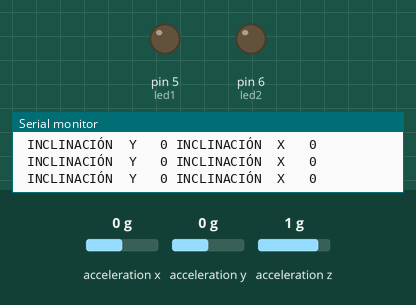
Recording of a sketch running on a simulated Arduino Uno, built with avr-gcc and run on an emulated ATmega328P. Parts: output pins drawn as LEDs (lit = HIGH), the last lines printed to the serial monitor. The inputs (shaded band) are chosen by the test bench; at power-on: acceleration x 0 g, acceleration y 0 g, acceleration z 1 g.

Above: at 1.2 s.
1.3 s: acceleration x set to 0.8 g
At 2.1 s:
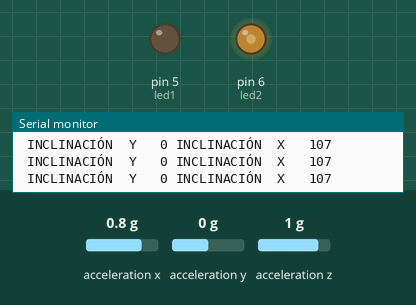
2.8 s: acceleration y set to 0.8 g
At 3.4 s:
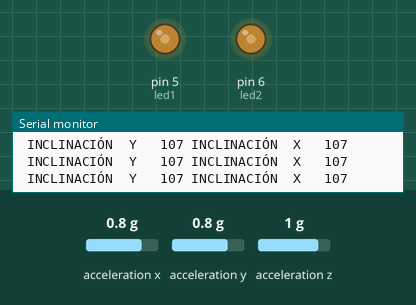
4.3 s: acceleration z set to -1.4 g
At 4.7 s:
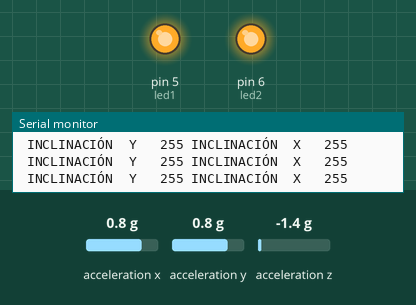
5.8 s: acceleration x set to 0.1 g
8.8 s: acceleration x set to -0.2 g
At 9.3 s:
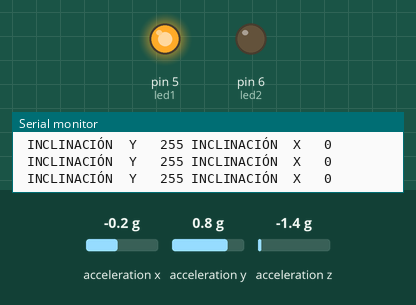
10.3 s: acceleration z set to 0.8 g
At 11.4 s:
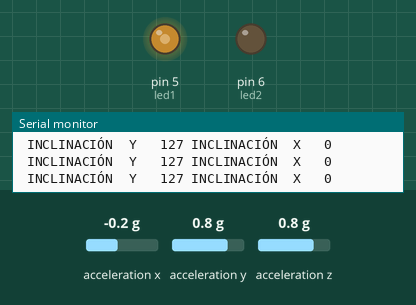
Timing chart, 0 to 12.8 s (numbered marks = the images above; inputs shaded):
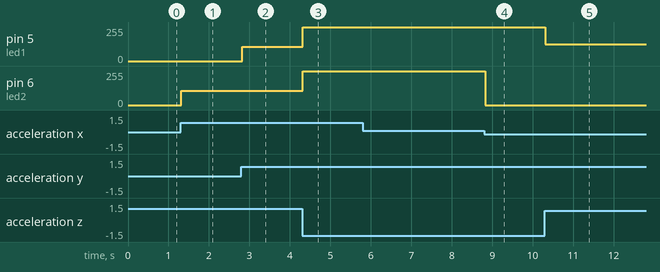

Measured:
- the behaviour switches between 0 and -0.1 g on acceleration x (found by bisection; images 3 and 4)
- after the input at 1.3 s, pin 6 (led2): 0/255 → 107/255 at once
- after the input at 2.8 s, pin 5 (led1): 0/255 → 107/255 at once
- after the input at 4.3 s, pin 5 (led1), pin 6 (led2): 107/255 → 255/255 at once
- after the input at 8.8 s, pin 6 (led2): 255/255 → 0/255 at once
- after the input at 10.3 s, pin 5 (led1): 255/255 → 127/255 at once

The sketch:

Sesion5_LEDS.ino
```cpp
// Librerias I2C para controlar el mpu6050
// la libreria MPU6050.h necesita I2Cdev.h, I2Cdev.h necesita Wire.h
#include "I2Cdev.h"
#include "MPU6050.h"
#include "Wire.h"


// La dirección del MPU6050 puede ser 0x68 o 0x69, dependiendo
// del estado de AD0. Si no se especifica, 0x68 estará implicito
MPU6050 sensor;
int led1=5,led2=6;
// Valores RAW (sin procesar) del acelerometro y giroscopio en los ejes x,y,z
int16_t accY, accZ, accX;

float accAngle, acXAngle,acYAngle;

void setup() {
  Serial.begin(57600);    //Iniciando puerto serial
  Wire.begin();
  pinMode(led1,OUTPUT);
  pinMode(led2,OUTPUT);
  //Iniciando I2C
  sensor.initialize();    //Iniciando el sensor

  if (sensor.testConnection()) Serial.println("Sensor iniciado correctamente");
  else Serial.println("Error al iniciar el sensor");
}

void loop() {
  // Leer las aceleraciones y velocidades angulares
    acYAngle = atan2(accY, accZ)*RAD_TO_DEG;
  acXAngle = atan2(accX, accZ)*RAD_TO_DEG;


  accZ = sensor.getAccelerationZ();
  accY = sensor.getAccelerationY();
  accX = sensor.getAccelerationX();

//ANGULOS DE X y Y de rango 0,90
   acXAngle=constrain(acXAngle,0,90);
      acXAngle=map(acXAngle,0,90,0,255);
  acYAngle=constrain(acYAngle,0,90);
      acYAngle=map(acYAngle,0,90,0,255);

  if(isnan(acYAngle));
  else{
    Serial.print(" INCLINACIÓN  Y   ");

    Serial.print(int(acYAngle)); //SOBRE EJE y

    Serial.print(" INCLINACIÓN  X   ");

    Serial.println(int(acXAngle)); //SOBRE EJE y

    //Utilizamos esto para Imprimir los angulos
    if(acYAngle>0)analogWrite(led1,acYAngle);else digitalWrite(led1,LOW);
    if(acXAngle>0)analogWrite(led2,acXAngle);else digitalWrite(led2,LOW);

  }
  delay(10);
}
```
